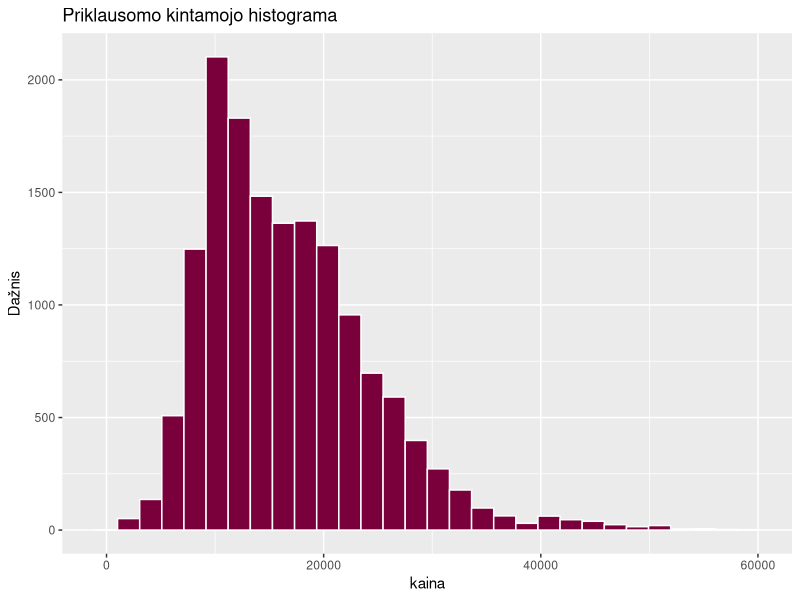
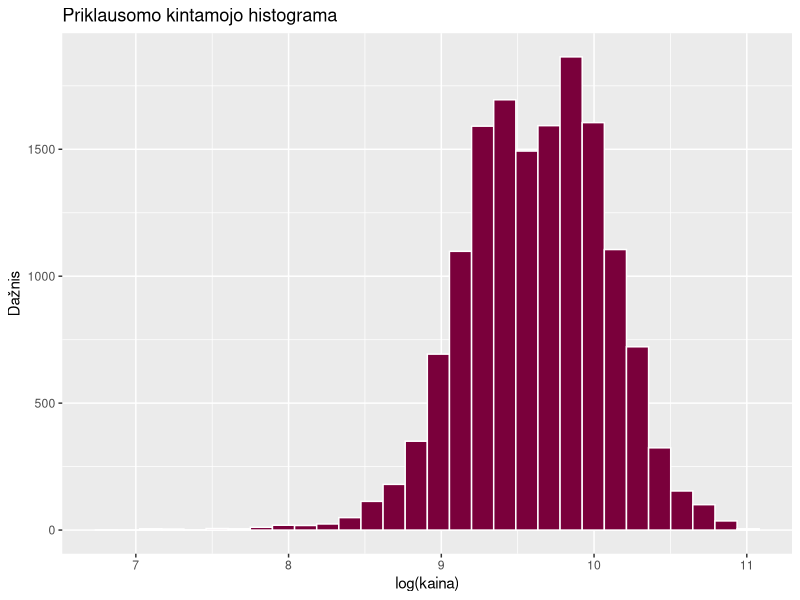
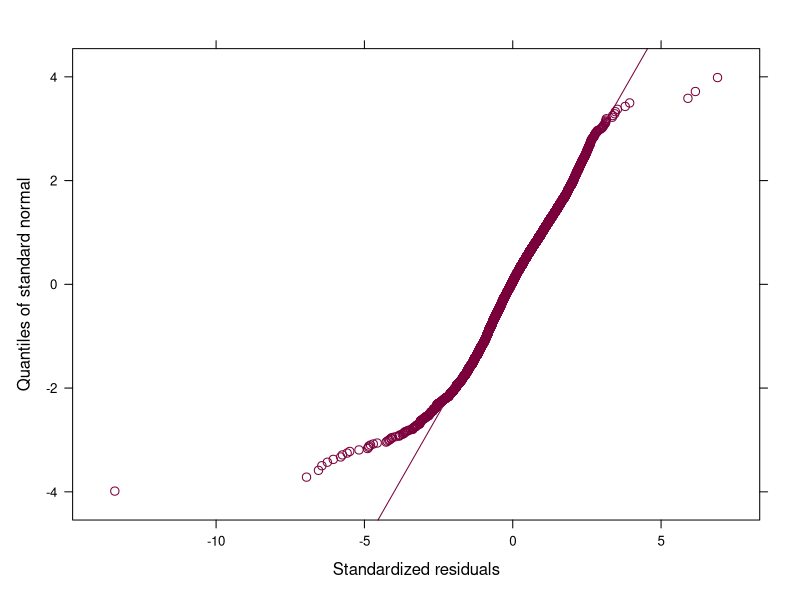
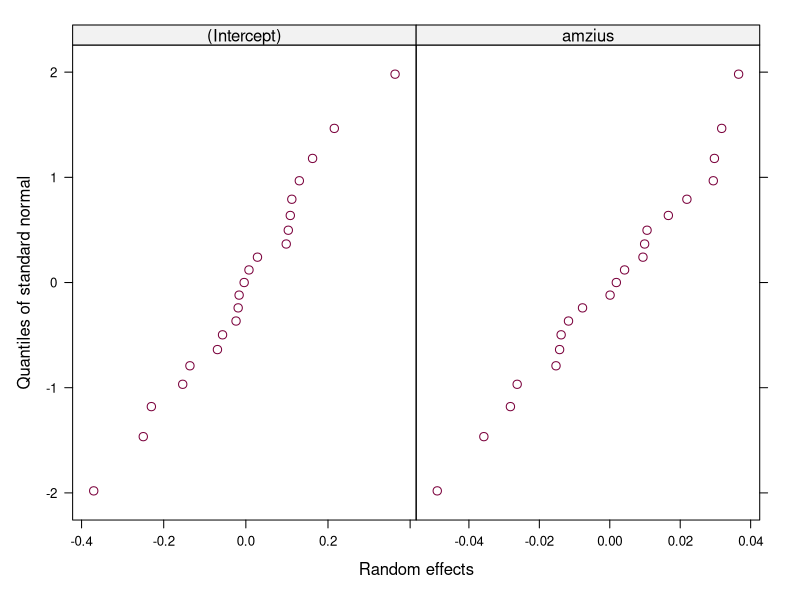
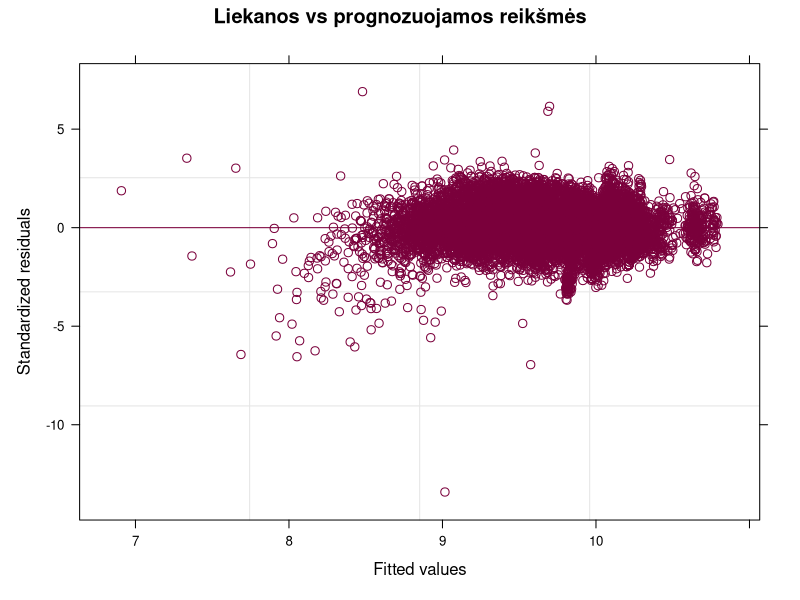
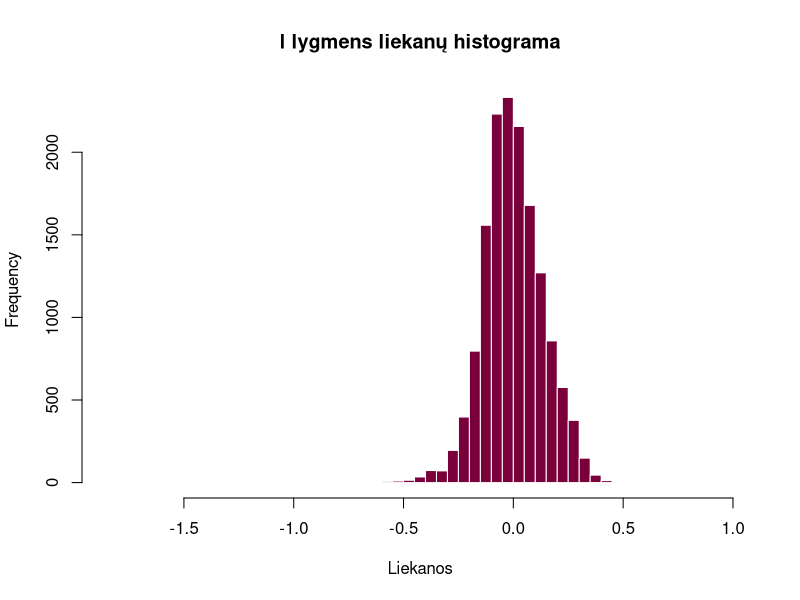

Write R code to recreate these figures, in order.
library(nlme)
library(ggplot2)

duom <- read.csv("vw.csv")
duom$model <- trimws(duom$model)

duom <- subset(duom, fuelType %in% c("Petrol", "Diesel"))
duom <- subset(duom, engineSize > 0)
duom <- subset(duom, mpg >= 20 & mpg <= 100)
duom <- duom[duom$model %in% names(which(table(duom$model) >= 30)), ]
duom$model <- factor(duom$model)

duom$lkaina <- log(duom$price)
duom$lkaina_c <- duom$lkaina - mean(duom$lkaina)
duom$amzius <- 2020 - duom$year
duom$rida   <- duom$mileage / 1000
duom$vid_variklis <- ave(duom$engineSize, duom$model)

duom$transmission <- factor(duom$transmission)
duom$fuelType <- factor(duom$fuelType)
table(duom$transmission); table(duom$fuelType)

nrow(duom)
nlevels(duom$model)
sort(table(duom$model))

ggplot(duom, aes(x = price)) +
  geom_histogram(bins = 30, fill = "#7A003B", color = "white") +
  labs(title = "Priklausomo kintamojo histograma", x = "kaina", y = "Dažnis")
ggplot(duom, aes(x = lkaina)) +
  geom_histogram(bins = 30, fill = "#7A003B", color = "white") +
  labs(title = "Priklausomo kintamojo histograma", x = "log(kaina)", y = "Dažnis")
set.seed(2026)
shapiro.test(sample(duom$lkaina, 5000))

model.0 <- lme(lkaina_c ~ 1, random = ~ 1 | model, data = duom)
summary(model.0)
VarCorr(model.0)
tau00 <- as.numeric(VarCorr(model.0)[1, "Variance"])
sigma2_0 <- model.0$sigma^2
ICC <- tau00 / (tau00 + sigma2_0)
ICC
intervals(model.0)

round(cor(duom[, c("amzius", "rida", "mpg")]), 3)

ctrl <- lmeControl(opt = "optim", maxIter = 200, msMaxIter = 200)
model.1 <- lme(lkaina ~ 1 + vid_variklis + amzius + rida + mpg + transmission + fuelType,
               random = ~ 1 + amzius | model, data = duom, control = ctrl)
summary(model.1)
VarCorr(model.1)
getVarCov(model.1)

model.0ml <- update(model.0, method = "ML")
model.1ml <- update(model.1, method = "ML")

model.1a <- lme(lkaina ~ 1 + vid_variklis + amzius + rida + mpg + transmission + fuelType,
                random = ~ 1 | model, data = duom, method = "ML", control = ctrl)
anova(model.1ml, model.1a)
AIC(model.0ml)
AIC(model.1ml)

model.2ml <- update(model.1ml, . ~ . + vid_variklis:amzius)
summary(model.2ml)$tTable
anova(model.1ml, model.2ml)

model.3ml <- update(model.1ml, . ~ . + vid_variklis:rida)
summary(model.3ml)$tTable
anova(model.1ml, model.3ml)

summary(model.1)
VarCorr(model.1)
getVarCov(model.1)

sigma2_1 <- model.1$sigma^2
(sigma2_0 - sigma2_1) / sigma2_0
tau00_1 <- as.numeric(VarCorr(model.1)[1, "Variance"])
(tau00 - tau00_1) / tau00
AIC(model.0ml, model.1ml)
AIC(model.0ml) - AIC(model.1ml)

qqnorm(model.1, ~ resid(., type = "p"), abline = c(0, 1), col = "#7A003B")
qqnorm(model.1, ~ ranef(.), col = "#7A003B")
plot(model.1, resid(., type = "pearson") ~ fitted(.), abline = 0, col = "#7A003B",
     main = "Liekanos vs prognozuojamos reikšmės")
hist(resid(model.1), breaks = 80, main = "I lygmens liekanų histograma", xlab = "Liekanos",
     col = "#7A003B", border = "white")
mean(abs(resid(model.1, type = "pearson")) > 3)
round(ranef(model.1), 3)

vv_golf <- unique(duom$vid_variklis[duom$model == "Golf"])
naujas_golf <- data.frame(
  model = factor("Golf", levels = levels(duom$model)),
  vid_variklis = vv_golf,
  amzius = 3,
  rida = 30,
  mpg = 55,
  transmission = factor("Manual", levels = levels(duom$transmission)),
  fuelType = factor("Petrol", levels = levels(duom$fuelType))
)

exp(predict(model.1, naujas_golf, level = 0))
exp(predict(model.1, naujas_golf, level = 1))
